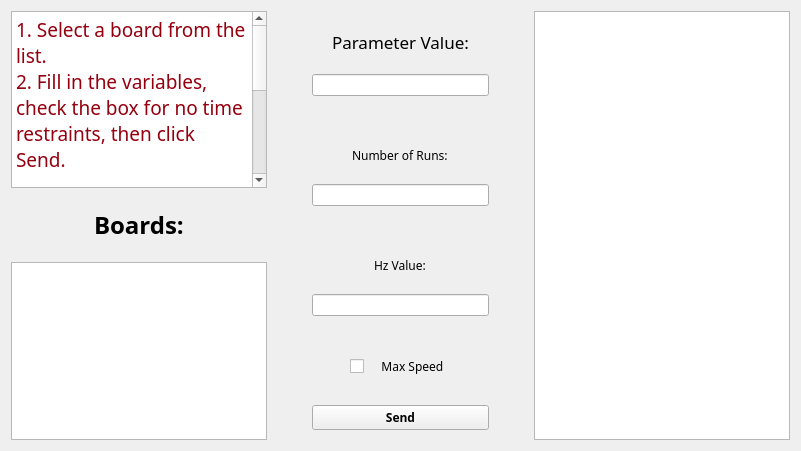
<?xml version="1.0" encoding="UTF-8"?>
<ui version="4.0">
 <class>EmbeddedWidget</class>
 <widget class="QWidget" name="EmbeddedWidget">
  <property name="geometry">
   <rect>
    <x>0</x>
    <y>0</y>
    <width>801</width>
    <height>451</height>
   </rect>
  </property>
  <property name="windowTitle">
   <string>Form</string>
  </property>
  <layout class="QVBoxLayout" name="verticalLayout_2">
   <property name="spacing">
    <number>-1</number>
   </property>
   <item>
    <layout class="QHBoxLayout" name="horizontalLayout">
     <property name="spacing">
      <number>20</number>
     </property>
     <item>
      <layout class="QVBoxLayout" name="verticalLayout_3">
       <item>
        <widget class="QTextEdit" name="textEdit">
         <property name="enabled">
          <bool>true</bool>
         </property>
         <property name="palette">
          <palette>
           <active>
            <colorrole role="Text">
             <brush brushstyle="SolidPattern">
              <color alpha="255">
               <red>149</red>
               <green>0</green>
               <blue>15</blue>
              </color>
             </brush>
            </colorrole>
           </active>
           <inactive>
            <colorrole role="Text">
             <brush brushstyle="SolidPattern">
              <color alpha="255">
               <red>149</red>
               <green>0</green>
               <blue>15</blue>
              </color>
             </brush>
            </colorrole>
           </inactive>
           <disabled>
            <colorrole role="Text">
             <brush brushstyle="SolidPattern">
              <color alpha="255">
               <red>69</red>
               <green>69</green>
               <blue>69</blue>
              </color>
             </brush>
            </colorrole>
           </disabled>
          </palette>
         </property>
         <property name="font">
          <font>
           <family>Trebuchet MS</family>
           <pointsize>14</pointsize>
           <italic>false</italic>
          </font>
         </property>
         <property name="autoFillBackground">
          <bool>false</bool>
         </property>
         <property name="readOnly">
          <bool>true</bool>
         </property>
         <property name="html">
          <string>&lt;!DOCTYPE HTML PUBLIC &quot;-//W3C//DTD HTML 4.0//EN&quot; &quot;http://www.w3.org/TR/REC-html40/strict.dtd&quot;&gt;
&lt;html&gt;&lt;head&gt;&lt;meta name=&quot;qrichtext&quot; content=&quot;1&quot; /&gt;&lt;style type=&quot;text/css&quot;&gt;
p, li { white-space: pre-wrap; }
&lt;/style&gt;&lt;/head&gt;&lt;body style=&quot; font-family:'Trebuchet MS'; font-size:14pt; font-weight:400; font-style:normal;&quot;&gt;
&lt;p style=&quot; margin-top:0px; margin-bottom:0px; margin-left:0px; margin-right:0px; -qt-block-indent:0; text-indent:0px;&quot;&gt;1. Select a board from the list. &lt;br /&gt;2. Fill in the variables, check the box for no time restraints, then click Send. &lt;br /&gt;&lt;br /&gt;* If Number of Runs not entered, the program will run once. &lt;br /&gt;* 100 Hz is max for getters.&lt;br /&gt;* If Hz is not entered, program runs once per second.&lt;/p&gt;&lt;/body&gt;&lt;/html&gt;</string>
         </property>
        </widget>
       </item>
       <item alignment="Qt::AlignHCenter">
        <widget class="QLabel" name="label_5">
         <property name="font">
          <font>
           <family>Trebuchet MS</family>
           <pointsize>18</pointsize>
           <weight>75</weight>
           <bold>true</bold>
           <underline>false</underline>
          </font>
         </property>
         <property name="text">
          <string>Boards:</string>
         </property>
         <property name="margin">
          <number>0</number>
         </property>
        </widget>
       </item>
       <item>
        <widget class="QListWidget" name="listWidget_3"/>
       </item>
      </layout>
     </item>
     <item>
      <layout class="QVBoxLayout" name="verticalLayout">
       <property name="spacing">
        <number>-1</number>
       </property>
       <property name="sizeConstraint">
        <enum>QLayout::SetDefaultConstraint</enum>
       </property>
       <property name="leftMargin">
        <number>25</number>
       </property>
       <property name="topMargin">
        <number>0</number>
       </property>
       <property name="rightMargin">
        <number>25</number>
       </property>
       <item>
        <layout class="QVBoxLayout" name="verticalLayout_9">
         <property name="topMargin">
          <number>12</number>
         </property>
         <property name="bottomMargin">
          <number>12</number>
         </property>
         <item alignment="Qt::AlignHCenter">
          <widget class="QLabel" name="label_3">
           <property name="sizePolicy">
            <sizepolicy hsizetype="Fixed" vsizetype="Fixed">
             <horstretch>0</horstretch>
             <verstretch>0</verstretch>
            </sizepolicy>
           </property>
           <property name="font">
            <font>
             <family>Trebuchet MS</family>
             <pointsize>13</pointsize>
            </font>
           </property>
           <property name="text">
            <string>Parameter Value:</string>
           </property>
          </widget>
         </item>
         <item>
          <widget class="QLineEdit" name="lineEdit"/>
         </item>
        </layout>
       </item>
       <item>
        <layout class="QVBoxLayout" name="verticalLayout_8">
         <property name="topMargin">
          <number>12</number>
         </property>
         <property name="bottomMargin">
          <number>12</number>
         </property>
         <item alignment="Qt::AlignHCenter">
          <widget class="QLabel" name="label_2">
           <property name="sizePolicy">
            <sizepolicy hsizetype="Fixed" vsizetype="Fixed">
             <horstretch>0</horstretch>
             <verstretch>0</verstretch>
            </sizepolicy>
           </property>
           <property name="font">
            <font>
             <family>Trebuchet MS</family>
            </font>
           </property>
           <property name="text">
            <string>Number of Runs:</string>
           </property>
          </widget>
         </item>
         <item>
          <widget class="QLineEdit" name="lineEdit_2"/>
         </item>
        </layout>
       </item>
       <item>
        <layout class="QVBoxLayout" name="verticalLayout_6">
         <property name="topMargin">
          <number>12</number>
         </property>
         <property name="bottomMargin">
          <number>12</number>
         </property>
         <item alignment="Qt::AlignHCenter">
          <widget class="QLabel" name="label">
           <property name="sizePolicy">
            <sizepolicy hsizetype="Fixed" vsizetype="Fixed">
             <horstretch>0</horstretch>
             <verstretch>0</verstretch>
            </sizepolicy>
           </property>
           <property name="font">
            <font>
             <family>Trebuchet MS</family>
            </font>
           </property>
           <property name="text">
            <string>Hz Value:</string>
           </property>
          </widget>
         </item>
         <item>
          <widget class="QLineEdit" name="lineEdit_3"/>
         </item>
        </layout>
       </item>
       <item alignment="Qt::AlignHCenter">
        <widget class="QCheckBox" name="checkBox">
         <property name="sizePolicy">
          <sizepolicy hsizetype="Fixed" vsizetype="Fixed">
           <horstretch>0</horstretch>
           <verstretch>0</verstretch>
          </sizepolicy>
         </property>
         <property name="font">
          <font>
           <family>Trebuchet MS</family>
          </font>
         </property>
         <property name="layoutDirection">
          <enum>Qt::LeftToRight</enum>
         </property>
         <property name="styleSheet">
          <string notr="true"/>
         </property>
         <property name="text">
          <string>    Max Speed</string>
         </property>
        </widget>
       </item>
       <item>
        <widget class="QPushButton" name="pushButton">
         <property name="font">
          <font>
           <family>Trebuchet MS</family>
           <weight>75</weight>
           <bold>true</bold>
          </font>
         </property>
         <property name="layoutDirection">
          <enum>Qt::LeftToRight</enum>
         </property>
         <property name="text">
          <string>Send</string>
         </property>
        </widget>
       </item>
      </layout>
     </item>
     <item>
      <widget class="QTextEdit" name="textEdit_2">
       <property name="readOnly">
        <bool>true</bool>
       </property>
      </widget>
     </item>
    </layout>
   </item>
  </layout>
  <zorder>listWidget</zorder>
  <zorder>horizontalLayoutWidget</zorder>
 </widget>
 <resources/>
 <connections/>
</ui>
